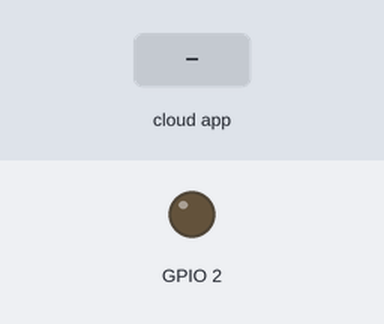
A sketch run on a simulated ESP32. On the bench: output pins drawn as LEDs (lit = HIGH). The test bench sets the inputs (shaded band). WiFi joins after 1.5 s; servers stay silent unless stated; no MQTT or app messages arrive unless stated; what the sketch prints to the serial monitor is not drawn.

Above: at 2.7 s.
2.8 s: the phone or cloud app sets led to 1
At 3.9 s:
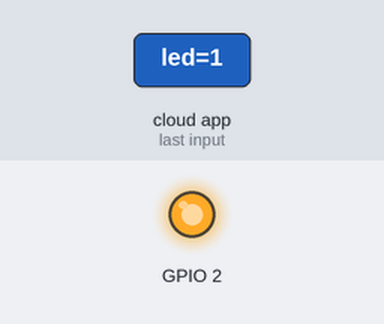
4.3 s: the phone or cloud app sets led to 0
At 5.4 s:
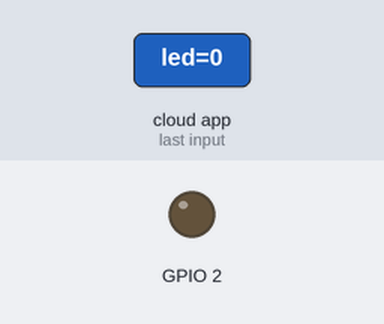
Timing chart, 0 to 7.3 s (numbered marks = the images above; inputs shaded):
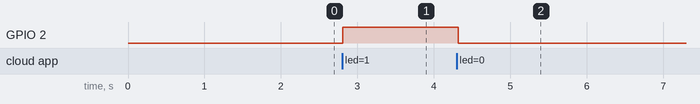

Measured:
- after the input at 2.8 s, GPIO 2: LOW → HIGH at once
- after the input at 4.3 s, GPIO 2: HIGH → LOW at once

The sketch:

4d_adafruit.ino
```cpp
#include <WiFi.h>
#include "Adafruit_MQTT.h"
#include "Adafruit_MQTT_Client.h"

#define WLAN_SSID "ROCHMAT"
#define WLAN_PASS "adibasyakila"
#define AIO_SERVER "io.adafruit.com"
#define AIO_SERVERPORT 1883
#define AIO_USERNAME "hesoyam"
#define AIO_KEY "aio_XdWX25WZH7xuAO7rlL6D5qGDFwYB"

int output = 2;
WiFiClient client; // Create an ESP8266 WiFiClient class to connect to the MQTT server.
Adafruit_MQTT_Client mqtt(&client, AIO_SERVER, AIO_SERVERPORT, AIO_USERNAME, AIO_KEY);
// Setup the MQTT client class by passing in the WiFi client and MQTT server and login details.
Adafruit_MQTT_Subscribe led = Adafruit_MQTT_Subscribe(&mqtt, AIO_USERNAME "/feeds/led");
void setup() {
  Serial.begin(115200);
  delay(10);
  pinMode(2, OUTPUT);
  // Connect to WiFi access point.
  Serial.println();
  Serial.println();
  Serial.print("Connecting to ");
  Serial.println(WLAN_SSID);
  WiFi.begin(WLAN_SSID, WLAN_PASS);
  while (WiFi.status() != WL_CONNECTED) {
    delay(500);
    Serial.print(".");
  }
  Serial.println();
  Serial.println("WiFi connected");
  Serial.println("IP address: "); Serial.println(WiFi.localIP());
  mqtt.subscribe(&led);
}
uint32_t x = 0;
void loop() {
  MQTT_connect();
  Adafruit_MQTT_Subscribe *subscription;
  while ((subscription = mqtt.readSubscription(5000))) {
    if (subscription == &led) {
      Serial.print(F("Got: "));
      Serial.println((char *)led.lastread);
      if (!strcmp((char*) led.lastread, "1"))
      {
        digitalWrite(2, HIGH);
      }
      else
      {
        digitalWrite(2, LOW);
      }
    }
  }
}
void MQTT_connect() {
  int8_t ret;
  // Stop if already connected.
  if (mqtt.connected()) {
    return;
  }
  Serial.print("Connecting to MQTT... ");
  uint8_t retries = 3;
  while ((ret = mqtt.connect()) != 0) { // connect will return 0 for connected
    Serial.println(mqtt.connectErrorString(ret));
    Serial.println("Retrying MQTT connection in 5 seconds...");
    mqtt.disconnect();
    delay(5000); // wait 5 seconds
    retries--;
    if (retries == 0) {
      // basically die and wait for WDT to reset me
      while (1);
    }
  }
  Serial.println("MQTT Connected!");
}
```
